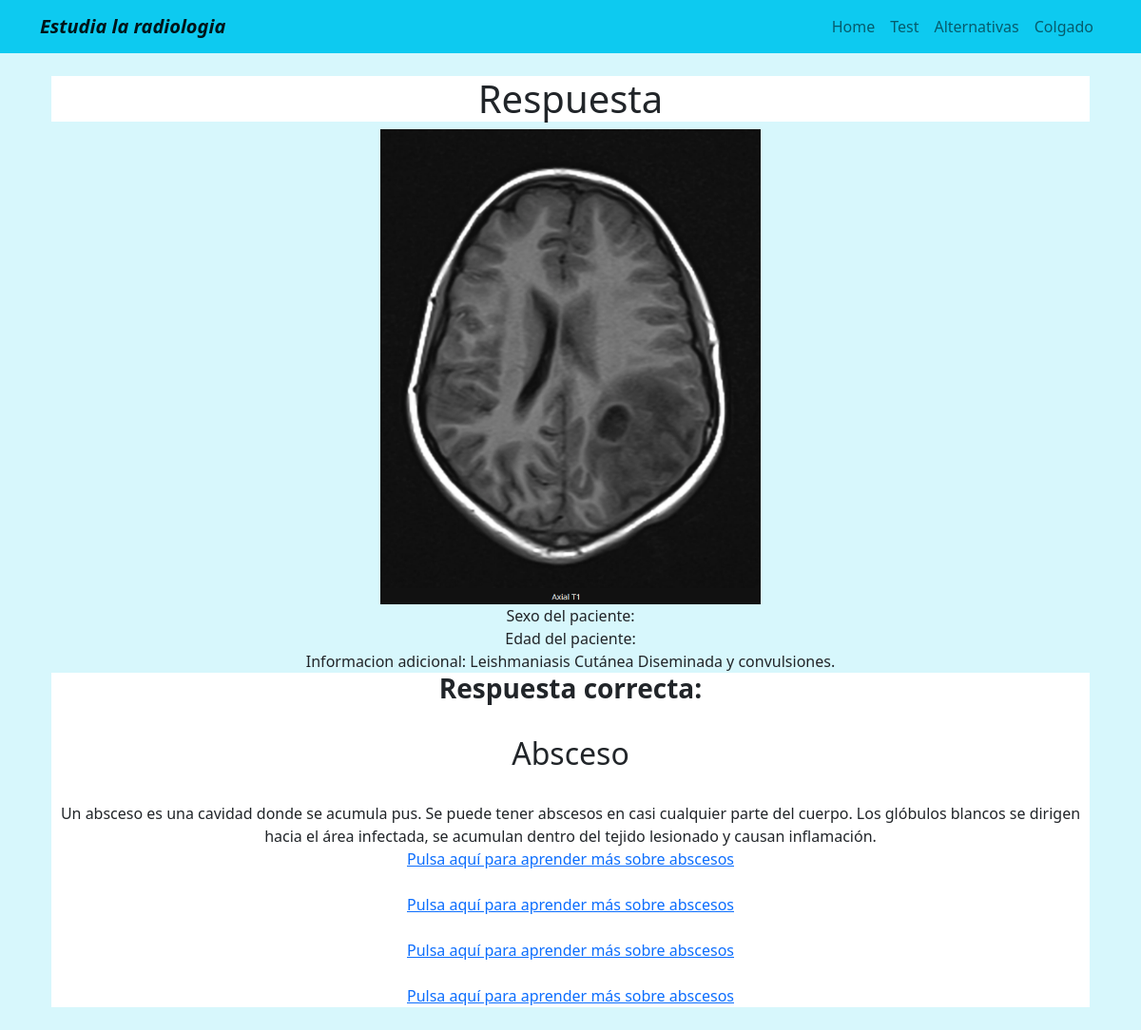
Page /estudio/answer/ on the committed database.
### estudio/models.py (models this page shows)
class imagen_patologica(models.Model):
    imagen_con_patologia= ImageField(upload_to='estudio/images/')
    titulo= CharField(max_length=100)
    Informacion_adicional= CharField(max_length=200, default='Dolor estomacal')

class alternativas(models.Model):
    alternativa= CharField(max_length=100)
    descripcion_breve = CharField(max_length=400, blank=True)
    url_info= URLField(blank=True)

### estudio/views.py (the view)
# urls.py: path('answer/', answer, name='respuesta_1')
def answer(request):
    respuestas= alternativas.objects.all()
    imagenes= imagen_patologica.objects.all()
    return render(request,'respuesta_1.html', {'respuestas': respuestas, 'imagenes':imagenes})

### estudio/templates/respuesta_1.html
{% extends 'layout.html' %}
{% block content %}
<center>
    <h1 class ="bg-white"> Respuesta  </h1>
    <header>
    {% for imagen in imagenes %}
        <img src="{{imagen.imagen_con_patologia.url}}" alt="{{imagen.titulo}}" width="400" height="500"><br>
        <a> Sexo del paciente: {{imagen.genero_paciente}} </a> <br>
        <a> Edad del paciente: {{imagen.edad_paciente_en_años}} </a> <br>
        <a> Informacion adicional: {{imagen.Informacion_adicional}} </a> <br>
    {% endfor %}
    </header>
    <header class="bg-white">
    <h3> <strong> Respuesta correcta:</strong> </h3> <br>
    <h2> <italic> Absceso </italic></h2> <br>
    {% for respuesta in respuestas %}
        <a> {{respuesta.descripcion_breve}} </a> <br>
        <a href="{{respuesta.url_info}}" {{respuesta.url_info}} > Pulsa aquí para aprender más sobre abscesos </a> <br>
    {% endfor %}
    </header>
</center>
{% endblock %}

### estudio/static/main.css (style rules this page uses)
body { background: #d7f7fc; }
.bg-white { background: #ffff; }

### rows in the picture
imagen_patologica: imagen_con_patologia (picture), Informacion_adicional "Leishmaniasis Cutánea Diseminada y convulsiones."
alternativas: descripcion_breve "Un absceso es una cavidad donde se acumula pus. Se puede tener abscesos en casi cualquier parte del cuerpo. Los glóbulos blancos se dirigen hacia el área infectada, se acumulan dentro del tejido lesionado y causan inflamación."
